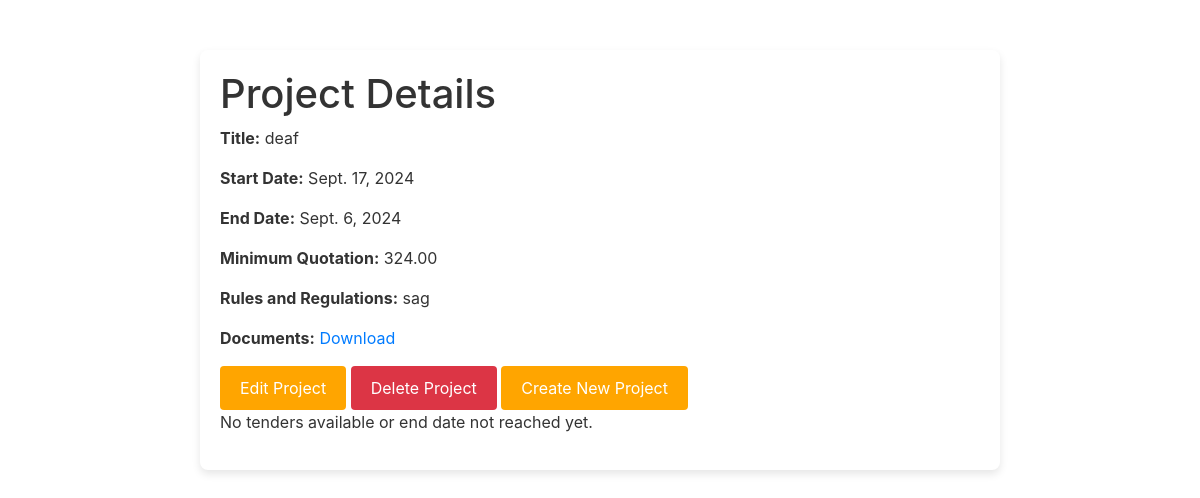
The app's page /project_list/ (signed in) with its own data.
### vendors/models.py (models this page shows, shortened)
class Project(models.Model):
    project_title = models.CharField(max_length=255)
    start_date = models.DateField()
    end_date = models.DateField()
    min_quote = models.DecimalField(max_digits=10, decimal_places=2)
    rules_and_regulations = models.TextField()
    documents = models.FileField(upload_to='documents/')
    class Meta:
        verbose_name = "Project"
        verbose_name_plural = "Projects"

### vendors/decorators.py (the view)
    def _wrapped_view(request, *args, **kwargs):
        if request.user.is_authenticated:
            if request.user.username == 'gouthamn2024' and request.user.check_password('murdeshwartender'):
                return view_func(request, *args, **kwargs)
        return redirect('login')  # Replace 'login' with your actual login URL name

### vendors/views.py (called while the page is built)
@user_required
def project_list(request):
    project = Project.objects.first()  # Get the single instance of the project
    if not project:
        return redirect('project_create')
    if timezone.now().date() >= project.end_date:
        tenders = Tender.objects.all()
    else:
        tenders = None
    return render(request, 'project_list.html', {'project': project,'tenders': tenders})

### vendors/templates/project_list.html (shortened to what this page needs)
{% extends 'base_without_header.html' %}
{% block content %}
    <h1>Project Details</h1>
    <p><strong>Title:</strong> {{ project.project_title }}</p>
    <p><strong>Start Date:</strong> {{ project.start_date }}</p>
    <p><strong>End Date:</strong> {{ project.end_date }}</p>
    <p><strong>Minimum Quotation:</strong> {{ project.min_quote }}</p>
    <p><strong>Rules and Regulations:</strong> {{ project.rules_and_regulations }}</p>
    {% if project.documents %}
        <p><strong>Documents:</strong> <a href="{{ project.documents.url }}">Download</a></p>
    {% endif %}
    <a href="{% url 'project_update' %}" style="display: inline-block; padding: 10px 20px; border: none; border-radius: 4px; background-color: orange; color: white; font-size: 16px; text-decoration: none; cursor: pointer; text-align: center; transition: background-color 0.3s ease;"
       onmouseover="this.style.backgroundColor='darkorange';" onmouseout="this.style.backgroundColor='orange';">Edit Project</a>
    <form method="post" action="{% url 'project_delete' %}" style="display: inline;">
        <input type="submit" value="Delete Project" style="padding: 10px 20px; border: none; border-radius: 4px; background-color: #dc3545; color: white; font-size: 16px; cursor: pointer; text-align: center; transition: background-color 0.3s ease;"
               onmouseover="this.style.backgroundColor='darkred';" onmouseout="this.style.backgroundColor='#dc3545';">
    </form>
    <a href="{% url 'project_create' %}" style="display: inline-block; padding: 10px 20px; border: none; border-radius: 4px; background-color: orange; color: white; font-size: 16px; text-decoration: none; cursor: pointer; text-align: center; transition: background-color 0.3s ease;"
       onmouseover="this.style.backgroundColor='darkorange';" onmouseout="this.style.backgroundColor='orange';">Create New Project</a>
    {% if tenders %}
        <h2>Tenders List</h2>
        <ul>
            {% for tender in tenders %}
                <li style="margin-bottom: 20px; border: 1px solid #ddd; padding: 10px; border-radius: 4px;">
                    <h3>{{ tender.title }}</h3>
                    <p><strong>Description:</strong> {{ tender.description }}</p>
                    <p><strong>Amount Quoted:</strong> {{ tender.amount_quoted }}</p>
                    <p><strong>Quoted By:</strong> {{ tender.user.username }}</p>
                    <p><strong>phone no:</strong> {{ tender.user.phone_no }}</p>
                    <p><strong>User's agency:</strong> {{ tender.user.agency }}</p>
                    <p><strong>Email:</strong> {{ tender.user.email }}</p>
                    <p><a href="{{ tender.pdf.url }}" style="color: orange; text-decoration: none; font-weight: bold;">Download PDF</a></p>
                </li>
            {% endfor %}
        </ul>
    {% else %}
        <p>No tenders available or end date not reached yet.</p>
    {% endif %}
{% endblock %}

### records on screen
Project: project_title "deaf", start_date "Sept. 17, 2024", end_date "Sept. 6, 2024", min_quote "324.00", rules_and_regulations "sag"
